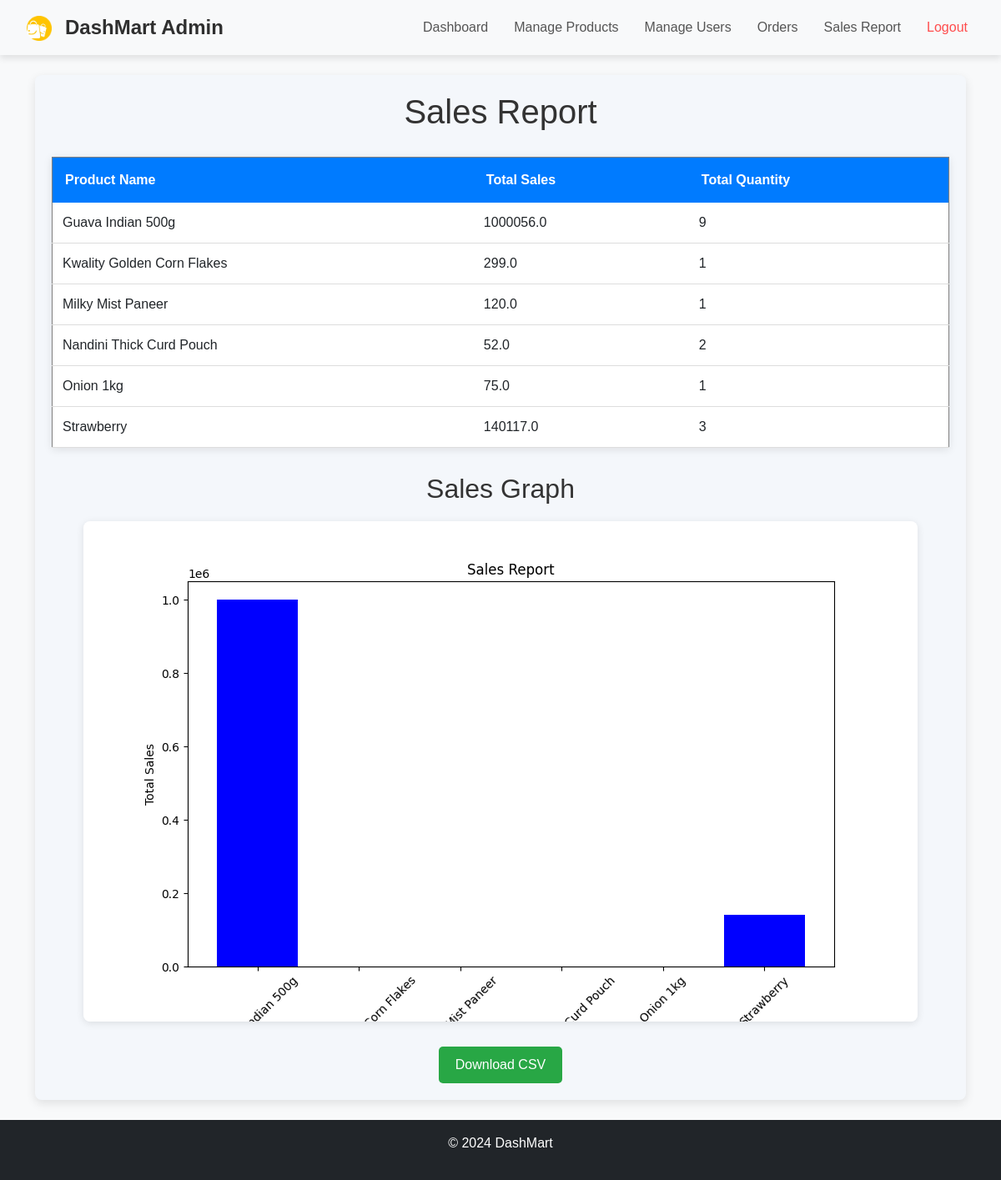
The page /admin/sales_report (signed in) on the database its author committed.
### app.py (models this page shows)
class Product(db.Model):
    id = db.Column(db.Integer, primary_key=True)
    name = db.Column(db.String(150), nullable=False)
    description = db.Column(db.String(500), nullable=False)
    price = db.Column(db.Float, nullable=False)
    highlighted = db.Column(db.Boolean, default=False)
    image = db.Column(db.String(150), nullable=False)
    category_name = db.Column(db.String(100), nullable=False)  # New category field

### app.py (the view)
@app.route('/admin/sales_report')
@login_required
def sales_report():
    sales_data = db.session.query(
        Product.name,
        db.func.sum(Order.total_price).label('total_sales'),
        db.func.sum(Order.quantity).label('total_quantity')
    ).join(Product, Product.id == Order.product_id) \
        .group_by(Product.name).all()
    product_names = [data[0] for data in sales_data]
    total_sales = [data[1] for data in sales_data]
    plt.figure(figsize=(10, 6))
    plt.bar(product_names, total_sales, color='blue')
    plt.xlabel('Product Names')
    plt.ylabel('Total Sales')
    plt.title('Sales Report')
    plt.xticks(rotation=45)
    img = io.BytesIO()
    plt.savefig(img, format='png')
    img.seek(0)
    plt.close()
    plot_url = base64.b64encode(img.getvalue()).decode()
    return render_template(
        'admin/sales_report.html',
        sales_data=sales_data,
        plot_url=plot_url
    )

### app.py (called while the page is built)
@login_manager.user_loader
def load_user(user_id):
    user = db.session.get(User, int(user_id))
    if not user:
        user = Admin.query.get(int(user_id))
    return user

### templates/admin/sales_report.html (shortened to what this page needs)
{% extends 'common/base.html' %}
{% block content %}
<div style="font-family: Arial, sans-serif; padding: 20px; background-color: #f4f7fb; border-radius: 8px; box-shadow: 0 4px 12px rgba(0, 0, 0, 0.1);">
    <h1 style="color: #333; font-size: 2.5em; margin-bottom: 30px; text-align: center;">Sales Report</h1>
    <table border="1" style="width: 100%; border-collapse: collapse; margin-bottom: 30px; box-shadow: 0 2px 10px rgba(0, 0, 0, 0.1);">
        <thead style="background-color: #007bff; color: white;">
            <tr>
                <th style="padding: 15px; text-align: left;">Product Name</th>
                <th style="padding: 15px; text-align: left;">Total Sales</th>
                <th style="padding: 15px; text-align: left;">Total Quantity</th>
            </tr>
        </thead>
        <tbody>
            {% for data in sales_data %}
            <tr style="background-color: #fff; border-bottom: 1px solid #ddd;">
                <td style="padding: 12px; text-align: left;">{{ data[0] }}</td>
                <td style="padding: 12px; text-align: left;">{{ data[1] }}</td>
                <td style="padding: 12px; text-align: left;">{{ data[2] }}</td>
            </tr>
            {% endfor %}
        </tbody>
    </table>
    <h2 style="color: #333; font-size: 2em; margin-bottom: 20px; text-align: center;">Sales Graph</h2>
    <div style="text-align: center; margin-bottom: 30px;">
        <img alt="Sales Graph" style="max-width: 100%; height: auto; border-radius: 8px; box-shadow: 0 2px 10px rgba(0, 0, 0, 0.1);">
    </div>
    <div style="text-align: center;">
        <form action="{{ url_for('download_sales_report') }}" method="get">
            <button type="submit" style="padding: 10px 20px; font-size: 16px; background-color: #28a745; color: white; border: none; border-radius: 5px; cursor: pointer; transition: background-color 0.3s;">
                Download CSV
            </button>
        </form>
    </div>
</div>
{% endblock %}

### templates/common/base.html (shortened to what this page needs)
<!DOCTYPE html>
<html lang="en">
<head>
    <link href="https://cdn.jsdelivr.net/npm/bootstrap@5.1.3/dist/css/bootstrap.min.css" rel="stylesheet">
    <link rel="stylesheet" href="{{ url_for('static', filename='css/styles.css') }}">
    <link rel="stylesheet" href="https://cdnjs.cloudflare.com/ajax/libs/font-awesome/5.15.4/css/all.min.css">
<link href="https://cdn.jsdelivr.net/npm/bootstrap@5.3.0-alpha3/dist/css/bootstrap.min.css" rel="stylesheet">
</head>
<body>
    <header>
        {% include 'common/navbar.html' %}
    </header>
    <main class="container my-4">
        {% block content %}{% endblock %}
    </main>
    <footer class="bg-dark text-white text-center py-3">
        <p>&copy; 2024 DashMart</p>
    </footer>
    <link rel="stylesheet" href="{{ url_for('static', filename='css/styles.css') }}">
</body>
</html>

### templates/common/navbar.html (shortened to what this page needs)
<nav class="navbar navbar-expand-lg navbar-light bg-light" style="box-shadow: 0 4px 8px rgba(0, 0, 0, 0.1); padding: 10px 20px;">
  <div class="container-fluid">
      <a class="navbar-brand" href="{{ url_for('user_login') }}">
        <img src="{{ url_for('static', filename='images/dashmartlogo.png'  ) }}"  alt="DashMart Logo" class="logo" height="30" width="30">
      </a>
    <a class="navbar-brand" href="{{ url_for('admin_dashboard') }}"
       style="font-size: 1.5rem; font-weight: bold; color: #2f2f2f; text-decoration: none;">
      DashMart Admin
    </a>
    <div class="collapse navbar-collapse" id="navbarNav" style="justify-content: flex-end;">
      <ul class="navbar-nav ms-auto" style="gap: 15px;">
        <li class="nav-item">
          <a class="nav-link" href="{{ url_for('admin_dashboard') }}"
             style="color: #555; font-size: 1rem; font-weight: 500; transition: color 0.3s ease;"
             onmouseover="this.style.color='#cfc100';"
             onmouseout="this.style.color='#555';">
            Dashboard
          </a>
        </li>
        <li class="nav-item">
          <a class="nav-link" href="{{ url_for('manage_products') }}"
             style="color: #555; font-size: 1rem; font-weight: 500; transition: color 0.3s ease;"
             onmouseover="this.style.color='#cfc100';"
             onmouseout="this.style.color='#555';">
            Manage Products
          </a>
        </li>
        <li class="nav-item">
          <a class="nav-link" href="{{ url_for('manage_users') }}"
             style="color: #555; font-size: 1rem; font-weight: 500; transition: color 0.3s ease;"
             onmouseover="this.style.color='#cfc100';"
             onmouseout="this.style.color='#555';">
            Manage Users
          </a>
        </li>
        <li class="nav-item">
          <a class="nav-link" href="{{ url_for('view_orders') }}"
             style="color: #555; font-size: 1rem; font-weight: 500; transition: color 0.3s ease;"
             onmouseover="this.style.color='#cfc100';"
             onmouseout="this.style.color='#555';">
            Orders
          </a>
        </li>
        <li class="nav-item">
          <a class="nav-link" href="{{ url_for('sales_report') }}"
             style="color: #555; font-size: 1rem; font-weight: 500; transition: color 0.3s ease;"
             onmouseover="this.style.color='#cfc100';"
             onmouseout="this.style.color='#555';">
            Sales Report
          </a>
        </li>
        <li class="nav-item">
          <a class="nav-link" href="{{ url_for('admin_logout') }}"
             style="color: #FF4D4D; font-size: 1rem; font-weight: 500; transition: color 0.3s ease;"
             onmouseover="this.style.color='#cfc100';"
             onmouseout="this.style.color='#FF4D4D';">
            Logout
          </a>
        </li>
      </ul>
    </div>
  </div>
</nav>

### static/css/styles.css (style rules this page uses)
body { font-family: Arial, sans-serif; background-color: #f8f9fa; }
.container { margin-top: 30px; }

### rows shown on the page
Product: name "Guava Indian 500g", data "1000056.0", data "9"
Product: name "Kwality Golden Corn Flakes", price "299.0", data "1"
Product: name "Milky Mist Paneer", price "120.0", data "1"
Product: name "Nandini Thick Curd Pouch", data "52.0", data "2"
Product: name "Onion 1kg", price "75.0", data "1"
Product: name "Strawberry", data "140117.0", data "3"
